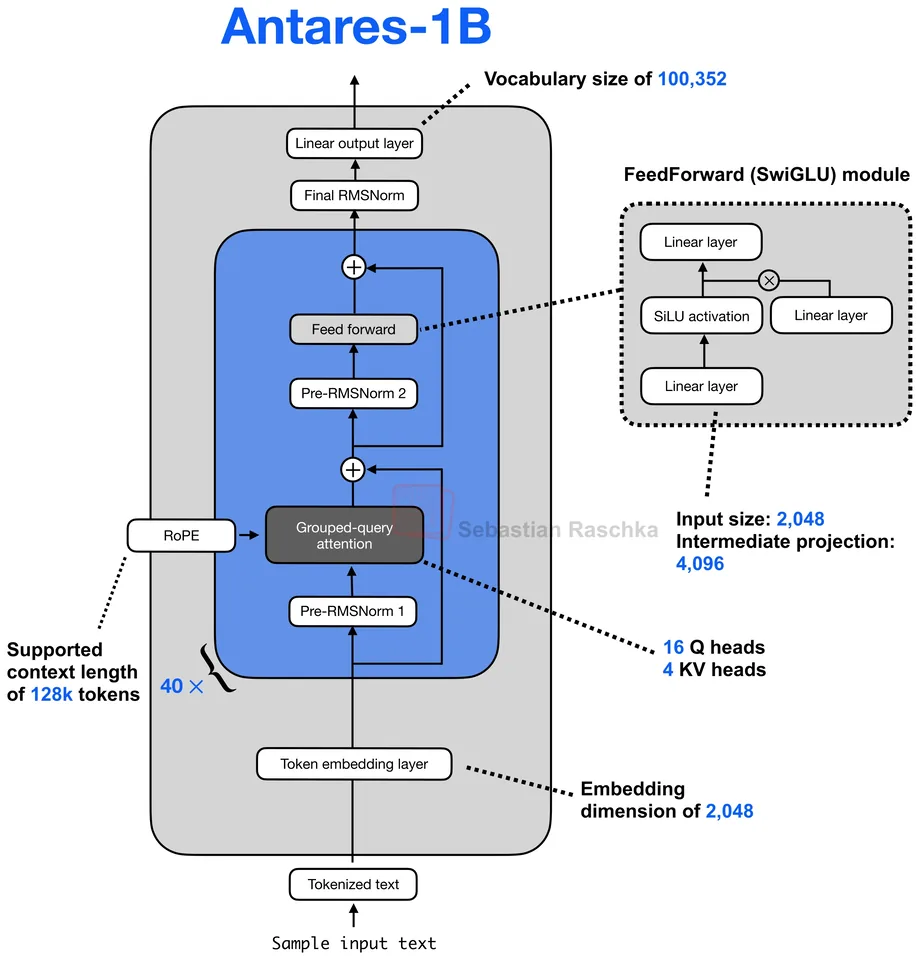
#> input picture images/antares-1b.webp, 920 x 960 px; its folder holds only this picture in this run
$ python stitch-imags.py
#> lines starting #> are read from the running program, lines starting #| are printed output that depends on the picture
import argparse
import logging
import math
from pathlib import Path

from PIL import Image

BG_COLOR = (255, 255, 255)  # default white background
# MAX_IMAGE_SIZE = (1024, 1024)  # max images size [optional]
SAVE_FILE = "architecture-gallery-hero-all.jpg"
IMAGE_DIR = "images"


def get_image_files(image_dir):
    image_extensions = ("*.png", "*.jpg", "*.jpeg", "*.webp")
    files = []
    for ext in image_extensions:
        files.extend(Path(image_dir).glob(ext))
    return sorted([f for f in files if not f.name.startswith(".")])


def scale_image(image, max_height):
    w, h = image.size
    new_w = int(w * (max_height / h))
    img = image.resize((new_w, max_height), Image.LANCZOS)
    return img


def load_images(image_files, max_height, limit=0):
    images = []
    for file in image_files:
        try:
            img = Image.open(file)
            if max_height:
                img = scale_image(img, max_height)
            if img.mode in ("LA", "P"):
                img = img.convert("RGBA")
            images.append(img)
        except Exception as e:
            logging.warning(f"Read image failed{file}: {e}")

    if limit > 0:
        images = images[:limit]

    return images


def compute_grid_size(images, images_per_row, margin):
    if not images:
        return 0, 0, 0, 0

    max_w = max(img.width for img in images)
    max_h = max(img.height for img in images)
    cell_w = max_w
    cell_h = max_h

    num_images = len(images)
    num_cols = images_per_row
    num_rows = math.ceil(num_images / num_cols)
    grid_w = num_cols * cell_w + (num_cols + 1) * margin
    grid_h = num_rows * cell_h + (num_rows + 1) * margin

    return grid_w, grid_h, cell_w, cell_h


def paste_images(grid_image, images, images_per_row, cell_w, cell_h, margin):
    max_w = cell_w
    max_h = cell_h

    for idx, img in enumerate(images):
        row = idx // images_per_row
        col = idx % images_per_row

        base_x = margin + col * (cell_w + margin)
        base_y = margin + row * (cell_h + margin)

        offset_x = (max_w - img.width) // 2
        offset_y = (max_h - img.height) // 2

        paste_x = base_x + offset_x
        paste_y = base_y + offset_y

        if img.mode == "RGBA":
            grid_image.paste(img, (paste_x, paste_y), img)
        else:
            grid_image.paste(img, (paste_x, paste_y))


def merge_all_images(image_dir, save_file, *, images_per_row, image_margin, image_limit, height_size):
#> called with image_dir = 'images', save_file = 'architecture-gallery-hero-all.jpg', images_per_row = 0, image_margin = 20, image_limit = 0, height_size = 0
    image_files = get_image_files(image_dir)
    logging.info(f"Find {len(image_files)} images in dir = {image_dir}")

    images = load_images(image_files, max_height=height_size, limit=image_limit)
#> in load_images, img is the input picture: PIL image 920x960 RGB; mean R, G, B 214.7, 220.5, 231.1
#> images = 1 item
    logging.info(f"Read {len(images)} images")

    if not images:
        logging.info("No image files, exit")
        return

    if images_per_row <= 0:
        images_per_row = int(math.sqrt(len(images)))
#> images_per_row = 1
        logging.info(f"Images per row = {images_per_row}")

    # Image.MAX_IMAGE_PIXELS = None
    grid_w, grid_h, cell_w, cell_h = compute_grid_size(images, images_per_row, image_margin)
#> in compute_grid_size, `max_w = max(img.width for img in images)`: max_w = 920
#> in compute_grid_size, `max_h = max(img.height for img in images)`: max_h = 960
#> in compute_grid_size, `cell_w = max_w`: cell_w = 920
#> in compute_grid_size, `cell_h = max_h`: cell_h = 960
#> in compute_grid_size, `num_images = len(images)`: num_images = 1
#> in compute_grid_size, `grid_w = num_cols * cell_w + (num_cols + 1) * margin`: grid_w = 960
#> in compute_grid_size, `grid_h = num_rows * cell_h + (num_rows + 1) * margin`: grid_h = 1000
#> grid_w = 960; grid_h = 1000; cell_w = 920; cell_h = 960
    logging.info(f"Full images size =  {grid_w}x{grid_h}, single cell size: {cell_w}x{cell_h}")

    grid_image = Image.new("RGB", (grid_w, grid_h), BG_COLOR)
#> grid_image: PIL image 960x1000 RGB; every value is 255
    paste_images(grid_image, images, images_per_row, cell_w, cell_h, image_margin)
#> in paste_images, `max_w = cell_w`: max_w = 920
#> in paste_images, `max_h = cell_h`: max_h = 960
#> the loop in paste_images, `for idx, img in enumerate(images):` made 1 pass
#> (row, col, base_x, base_y, offset_x, offset_y, paste_x, paste_y) on pass 1: (0, 0, 20, 20, 0, 0, 20, 20)
#> after the loop in paste_images, `for idx, img in enumerate(images):`:
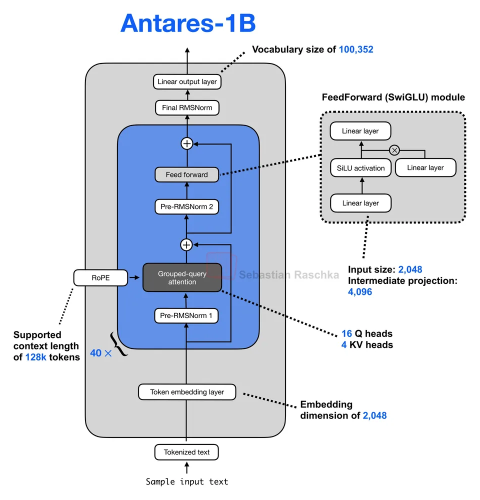
#> grid_image: PIL image 960x1000 RGB (shown at 1/2 size); mean R, G, B 217.9, 223.2, 233

    save_path = Path(save_file)
    if not save_path.parent.exists():
        save_path.parent.mkdir(parents=True)

    if height_size > 0:
        save_path = Path(save_path.parent, f"{save_path.stem}-{height_size}{save_path.suffix}")
    logging.info(f"Save to {save_path}")
    grid_image.save(save_path)
    logging.info("Save Done")


if __name__ == "__main__":
    fmt = "%(asctime)s %(levelname)s %(message)s"
    logging.basicConfig(level=logging.INFO, format=fmt)

    parser = argparse.ArgumentParser(description="Stitches all images in a directory into a grid layout.")
    parser.add_argument("--data", type=str, default=IMAGE_DIR, help="Directory containing the images.")
    parser.add_argument("--save", type=str, default=SAVE_FILE, help="Output filename.")
    parser.add_argument("--row", type=int, default=0, help="Number of images per row.")
    parser.add_argument("--margin", type=int, default=20, help="Spacing between images.")
    parser.add_argument("--limit", type=int, default=0, help="Limit the number of images to process (0 for no limit).")
    parser.add_argument("--height", type=int, default=0, help="")

    args = parser.parse_args()
    merge_all_images(
        args.data,
        args.save,
        images_per_row=args.row,
        image_margin=args.margin,
        image_limit=args.limit,
        height_size=args.height,
    )
